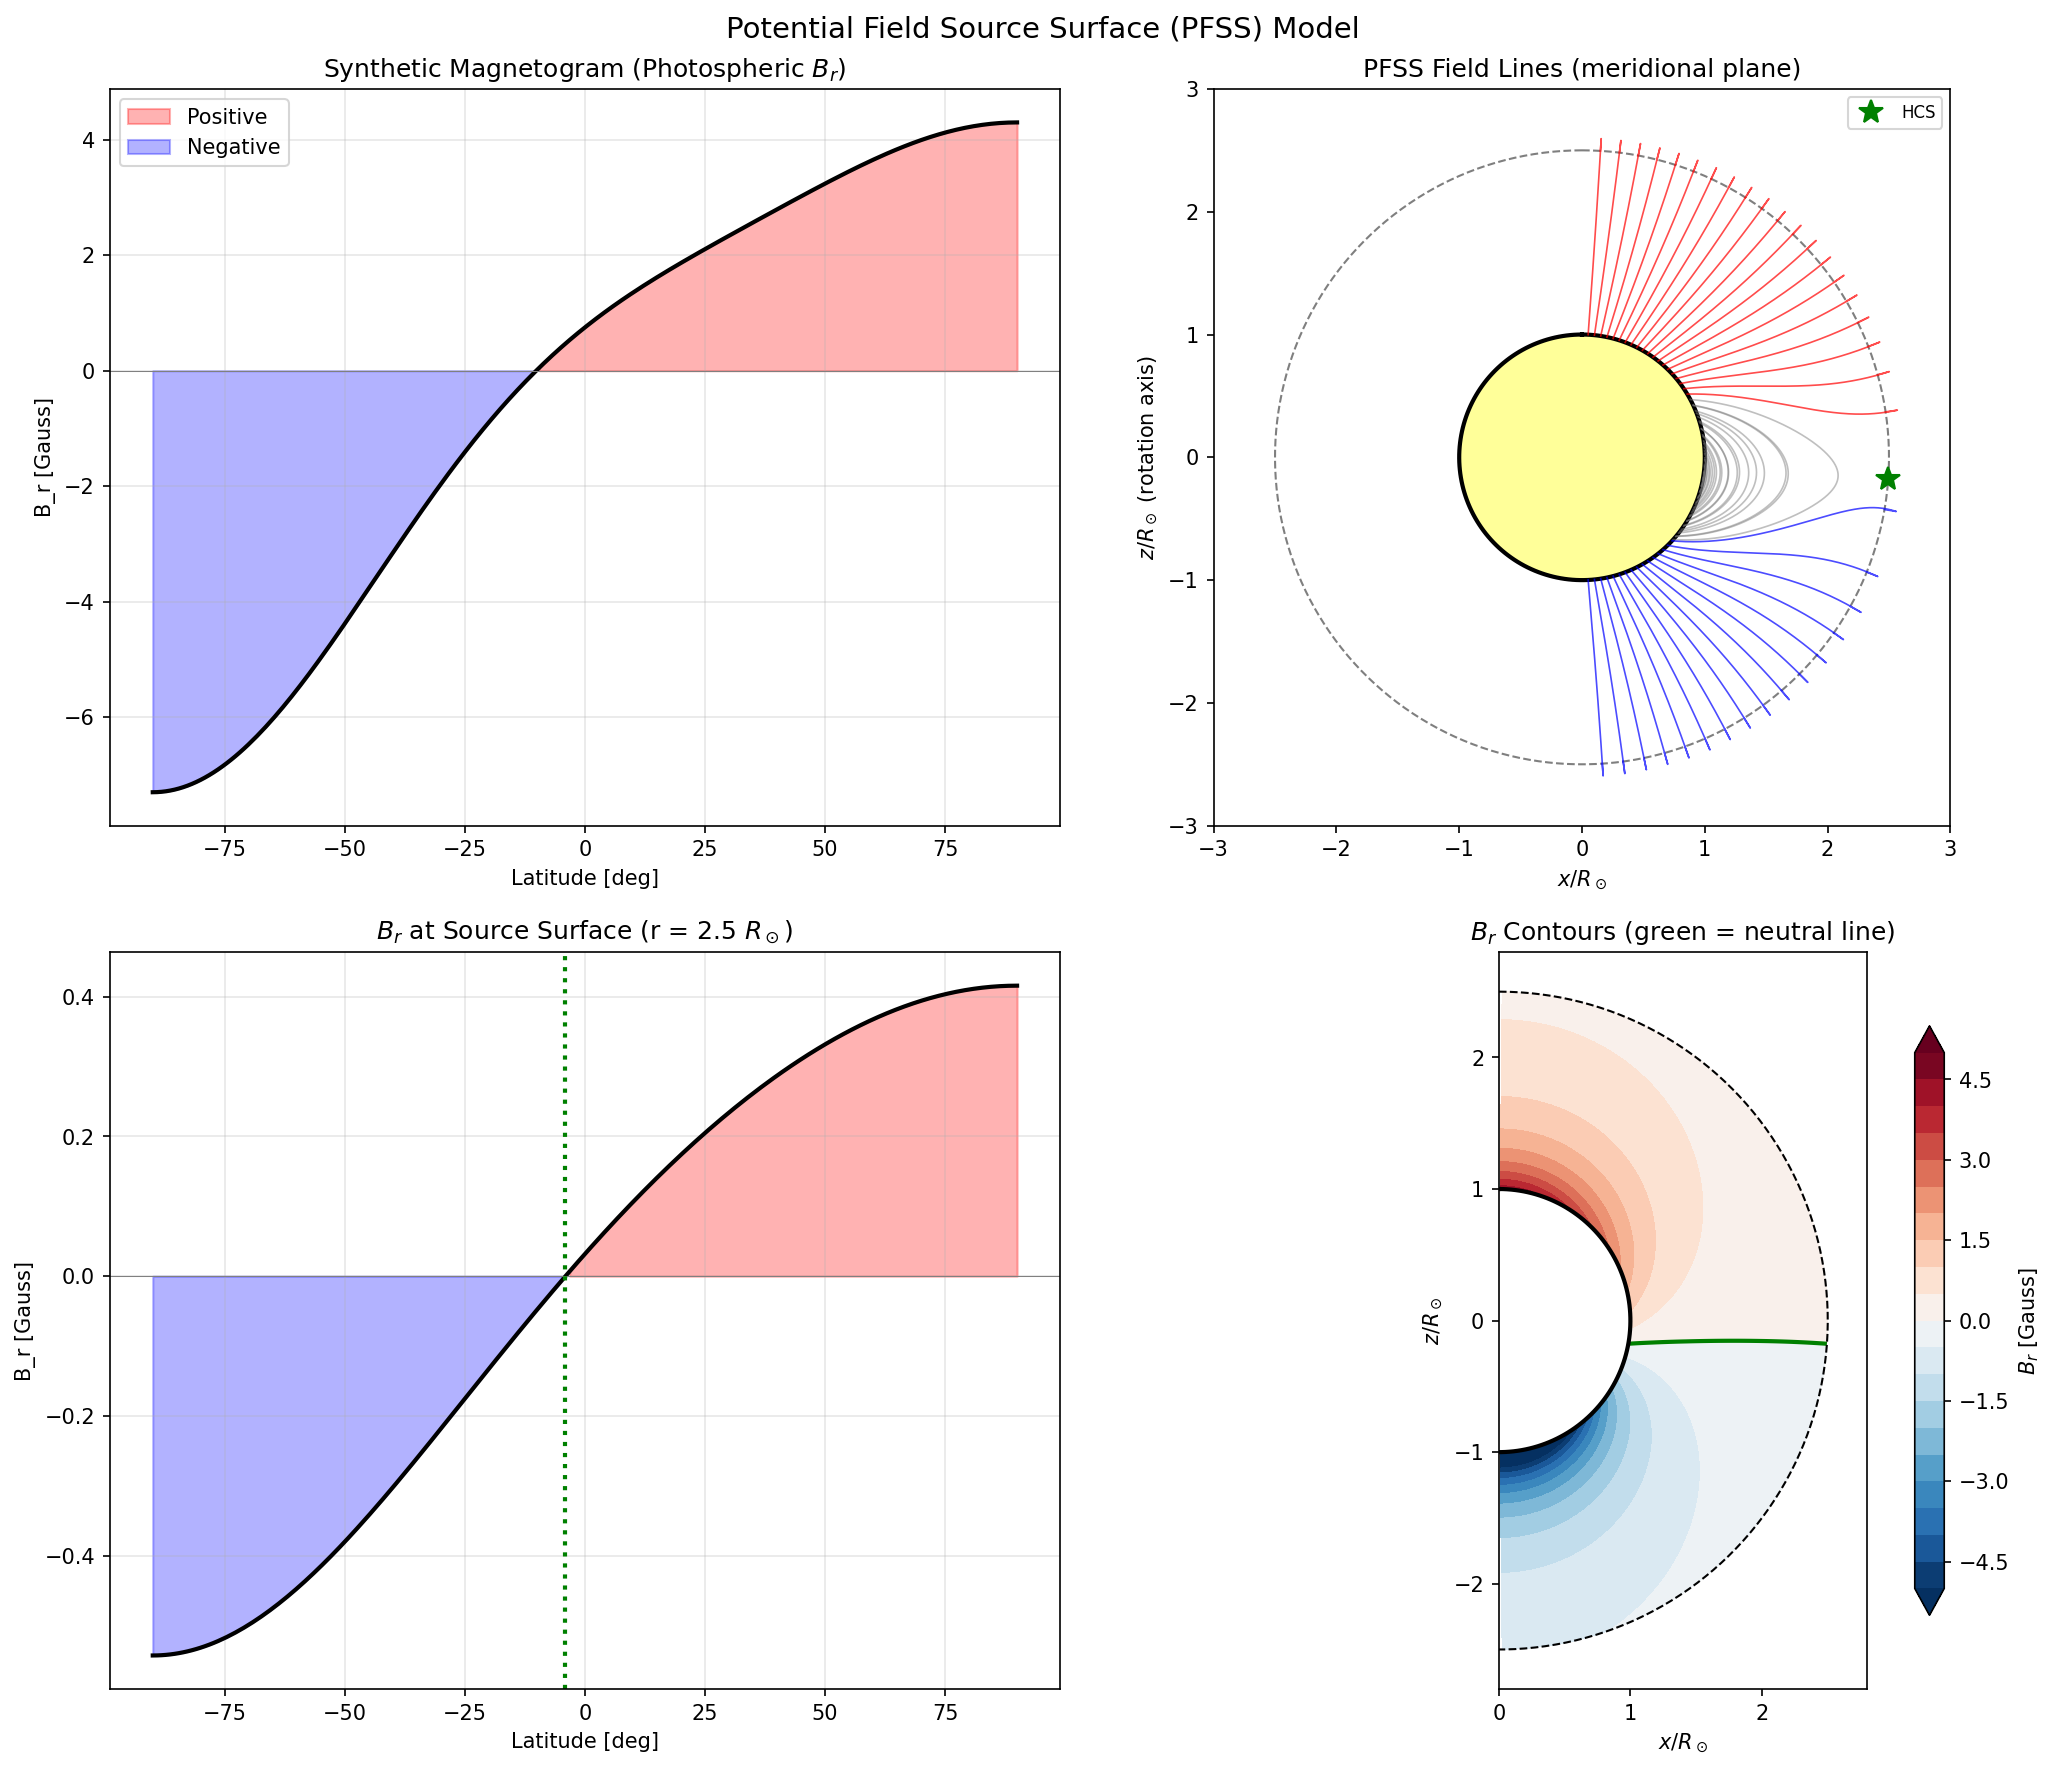

The script that saved this image:
"""
Potential Field Source Surface (PFSS) Extrapolation.

Demonstrates the standard model for coronal magnetic field reconstruction
from photospheric magnetograms. Assumes the corona is current-free
(j = 0, so curl B = 0) between the photosphere and a source surface
where field lines are forced radial.

Key physics:
  - Potential field: B = -grad(Phi), with Laplace equation nabla^2 Phi = 0
  - Spherical shell: R_sun <= r <= R_ss (source surface at 2.5 R_sun)
  - Inner BC: B_r(R_sun) = magnetogram
  - Outer BC: B_theta(R_ss) = 0 (radial field at source surface)
  - Axisymmetric (m=0): expand in Legendre polynomials
  - Open vs closed field lines determine coronal holes and streamers
"""

import numpy as np
from scipy.special import lpmv
from scipy.integrate import solve_ivp
import matplotlib.pyplot as plt

# --- Parameters ---
R_sun = 1.0          # normalize to solar radius
R_ss = 2.5           # source surface radius [R_sun]
l_max = 15           # maximum spherical harmonic degree

# --- Synthetic magnetogram: dipole + quadrupole + octupole ---
# B_r(R_sun, theta) = sum_l g_l * P_l(cos theta)
# g_l are Gauss coefficients in Gauss (1e-4 T)
g_coeffs = np.zeros(l_max + 1)
g_coeffs[1] = 5.0    # dipole: 5 Gauss (dominant, like Sun near minimum)
g_coeffs[2] = -1.5   # quadrupole: -1.5 Gauss (asymmetry)
g_coeffs[3] = 0.8    # octupole: higher-order structure

print("=" * 60)
print("PFSS Model: Potential Field Source Surface Extrapolation")
print(f"  Source surface: R_ss = {R_ss} R_sun")
print(f"  Maximum l: {l_max}")
print(f"  Gauss coefficients: g1={g_coeffs[1]}, g2={g_coeffs[2]}, g3={g_coeffs[3]}")
print("=" * 60)

# --- PFSS solution in spherical coordinates (axisymmetric, m=0) ---
# For each l, the radial function is:
#   Phi_l(r) = A_l * r^l + B_l * r^(-(l+1))
#
# Boundary conditions:
#   B_r(R_sun) = -dPhi/dr|_R = g_l * P_l(cos theta)
#   B_theta(R_ss) = 0 => (1/r) dPhi/dtheta|_R_ss has specific constraint
#
# This gives:
#   A_l = g_l * R^(l+2) * (l+1) / [l * R_ss^(2l+1) + (l+1) * R^(2l+1)]
#     ... actually, we solve the standard PFSS coefficient equations:
#
# B_r(r, theta) = sum_l [c_l(r)] * P_l(cos theta)
# where c_l(r) = g_l * [ (l+1)*(r/R)^(-l-2) + l*(r/R)^(l-1)*(R/R_ss)^(2l+1) ]
#                       / [ l+1 + l*(R/R_ss)^(2l+1) ]

def B_r_pfss(r, theta, g, R=R_sun, Rss=R_ss, lmax=l_max):
    """Compute radial magnetic field B_r at (r, theta) using PFSS."""
    cos_theta = np.cos(theta)
    Br = np.zeros_like(r * theta, dtype=float) if np.ndim(r * theta) > 0 else 0.0
    for l in range(1, lmax + 1):
        if abs(g[l]) < 1e-12:
            continue
        Pl = lpmv(0, l, cos_theta)  # P_l^0(cos theta)
        ratio = (R / Rss) ** (2 * l + 1)
        # Radial coefficient for PFSS
        cl = g[l] * ((l + 1) * (R / r) ** (l + 2) + l * (r / R) ** (l - 1) * ratio) \
             / (l + 1 + l * ratio)
        Br = Br + cl * Pl
    return Br

def B_theta_pfss(r, theta, g, R=R_sun, Rss=R_ss, lmax=l_max):
    """Compute theta-component of B at (r, theta) using PFSS.
    B_theta = -(1/r) * dPhi/dtheta, computed via derivative of Legendre polynomials."""
    cos_theta = np.cos(theta)
    sin_theta = np.sin(theta) + 1e-12  # avoid division by zero
    Bt = np.zeros_like(r * theta, dtype=float) if np.ndim(r * theta) > 0 else 0.0
    for l in range(1, lmax + 1):
        if abs(g[l]) < 1e-12:
            continue
        # dP_l/dtheta = l*cos(theta)*P_l(cos theta)/(sin^2 theta) - l*P_{l-1}/(sin theta)
        # Use recurrence: dP_l/dtheta = -P_l^1(cos theta)
        dPl = -lpmv(1, l, cos_theta)  # = -P_l^1(cos theta)
        ratio = (R / Rss) ** (2 * l + 1)
        # Theta coefficient: from -(1/r)*d(Phi)/d(theta)
        # The sign ensures B_theta = 0 at R_ss
        cl = g[l] * ((R / r) ** (l + 2) - (r / R) ** (l - 1) * ratio) \
             / (l + 1 + l * ratio)
        Bt = Bt + cl * dPl / r
    return Bt

# --- Field line tracing using RK4 ---
def trace_field_line(r0, theta0, g, ds=0.005, max_steps=5000, direction=1):
    """Trace a field line from (r0, theta0) in the meridional plane.
    direction: +1 for outward from positive B_r, -1 for inward."""
    r_path = [r0]
    theta_path = [theta0]
    r, theta = r0, theta0

    for _ in range(max_steps):
        Br = B_r_pfss(r, theta, g)
        Bt = B_theta_pfss(r, theta, g)
        B_mag = np.sqrt(Br**2 + Bt**2) + 1e-15

        # Step in field line direction (ds along B)
        dr = direction * ds * Br / B_mag
        dtheta = direction * ds * Bt / (B_mag * r)

        r_new = r + dr
        theta_new = theta + dtheta

        # Check boundaries
        if r_new < R_sun or r_new > R_ss + 0.1:
            r_path.append(np.clip(r_new, R_sun, R_ss))
            theta_path.append(theta_new)
            break
        if theta_new < 0 or theta_new > np.pi:
            break

        r = r_new
        theta = theta_new
        r_path.append(r)
        theta_path.append(theta)

    return np.array(r_path), np.array(theta_path)

# --- Classify field lines as open or closed ---
print("\nTracing field lines and classifying open/closed...")

# Start points along the photosphere
n_start = 60
theta_starts = np.linspace(0.05, np.pi - 0.05, n_start)
field_lines = []
classifications = []  # 'open_pos', 'open_neg', 'closed'

for th0 in theta_starts:
    Br_surface = B_r_pfss(R_sun, th0, g_coeffs)
    direction = 1 if Br_surface > 0 else -1

    r_path, theta_path = trace_field_line(R_sun, th0, g_coeffs, direction=direction)
    field_lines.append((r_path, theta_path))

    # Classify
    r_end = r_path[-1]
    if r_end >= R_ss - 0.05:
        classifications.append('open_pos' if Br_surface > 0 else 'open_neg')
    else:
        # Closed: trace in opposite direction too
        r_path2, theta_path2 = trace_field_line(R_sun, th0, g_coeffs, direction=-direction)
        r_full = np.concatenate([r_path2[::-1], r_path])
        theta_full = np.concatenate([theta_path2[::-1], theta_path])
        field_lines[-1] = (r_full, theta_full)
        classifications.append('closed')

n_open = sum(1 for c in classifications if 'open' in c)
n_closed = sum(1 for c in classifications if c == 'closed')
print(f"  Open field lines: {n_open}")
print(f"  Closed field lines: {n_closed}")

# --- Find heliospheric current sheet (HCS) ---
# HCS is where B_r = 0 at the source surface
theta_hcs = np.linspace(0.01, np.pi - 0.01, 500)
Br_ss = np.array([B_r_pfss(R_ss, th, g_coeffs) for th in theta_hcs])
# Find zero crossings
hcs_crossings = []
for i in range(len(Br_ss) - 1):
    if Br_ss[i] * Br_ss[i + 1] < 0:
        # Linear interpolation
        theta_cross = theta_hcs[i] - Br_ss[i] * (theta_hcs[i + 1] - theta_hcs[i]) / (Br_ss[i + 1] - Br_ss[i])
        hcs_crossings.append(theta_cross)
        print(f"  HCS crossing at theta = {np.degrees(theta_cross):.1f} deg (colatitude)")

# --- Plotting ---
fig, axes = plt.subplots(2, 2, figsize=(14, 12))
fig.suptitle("Potential Field Source Surface (PFSS) Model", fontsize=14, y=0.98)

# Panel 1: Magnetogram (input B_r at photosphere)
ax = axes[0, 0]
theta_plot = np.linspace(0, np.pi, 200)
Br_photo = np.array([B_r_pfss(R_sun, th, g_coeffs) for th in theta_plot])
lat_plot = 90 - np.degrees(theta_plot)  # convert colatitude to latitude
ax.plot(lat_plot, Br_photo, 'k-', lw=2)
ax.fill_between(lat_plot, 0, Br_photo, where=Br_photo > 0, alpha=0.3, color='red', label='Positive')
ax.fill_between(lat_plot, 0, Br_photo, where=Br_photo < 0, alpha=0.3, color='blue', label='Negative')
ax.axhline(0, color='gray', ls='-', lw=0.5)
ax.set_xlabel("Latitude [deg]")
ax.set_ylabel("B_r [Gauss]")
ax.set_title("Synthetic Magnetogram (Photospheric $B_r$)")
ax.legend()
ax.grid(True, alpha=0.3)

# Panel 2: Field lines in meridional plane
ax = axes[0, 1]
# Draw solar surface
theta_c = np.linspace(0, 2 * np.pi, 200)
ax.fill(R_sun * np.sin(theta_c), R_sun * np.cos(theta_c), color='yellow', alpha=0.4)
ax.plot(R_sun * np.sin(theta_c), R_sun * np.cos(theta_c), 'k-', lw=2)

# Draw source surface
ax.plot(R_ss * np.sin(theta_c), R_ss * np.cos(theta_c), 'k--', lw=1, alpha=0.5)

# Plot field lines
for (r_path, theta_path), cls in zip(field_lines, classifications):
    x = r_path * np.sin(theta_path)
    y = r_path * np.cos(theta_path)
    if cls == 'open_pos':
        ax.plot(x, y, 'r-', lw=0.8, alpha=0.7)
    elif cls == 'open_neg':
        ax.plot(x, y, 'b-', lw=0.8, alpha=0.7)
    else:
        ax.plot(x, y, 'gray', lw=0.8, alpha=0.5)

# Mark HCS at source surface
for theta_cross in hcs_crossings:
    ax.plot(R_ss * np.sin(theta_cross), R_ss * np.cos(theta_cross),
            'g*', markersize=12, zorder=5, label='HCS' if theta_cross == hcs_crossings[0] else '')

ax.set_xlim(-3, 3)
ax.set_ylim(-3, 3)
ax.set_aspect('equal')
ax.set_xlabel(r"$x / R_\odot$")
ax.set_ylabel(r"$z / R_\odot$ (rotation axis)")
ax.set_title("PFSS Field Lines (meridional plane)")
ax.legend(fontsize=8)

# Panel 3: B_r at source surface (determines open flux)
ax = axes[1, 0]
Br_ss_plot = np.array([B_r_pfss(R_ss, th, g_coeffs) for th in theta_plot])
lat = 90 - np.degrees(theta_plot)
ax.plot(lat, Br_ss_plot, 'k-', lw=2)
ax.fill_between(lat, 0, Br_ss_plot, where=Br_ss_plot > 0, alpha=0.3, color='red')
ax.fill_between(lat, 0, Br_ss_plot, where=Br_ss_plot < 0, alpha=0.3, color='blue')
ax.axhline(0, color='gray', ls='-', lw=0.5)
for theta_cross in hcs_crossings:
    ax.axvline(90 - np.degrees(theta_cross), color='green', ls=':', lw=2, label='HCS')
ax.set_xlabel("Latitude [deg]")
ax.set_ylabel("B_r [Gauss]")
ax.set_title("$B_r$ at Source Surface (r = 2.5 $R_\\odot$)")
ax.grid(True, alpha=0.3)

# Panel 4: B_r contour map in r-theta plane
ax = axes[1, 1]
r_grid = np.linspace(R_sun, R_ss, 100)
theta_grid = np.linspace(0.01, np.pi - 0.01, 100)
R_GRID, TH_GRID = np.meshgrid(r_grid, theta_grid)

# Compute B_r on the grid
Br_grid = np.zeros_like(R_GRID)
for i in range(R_GRID.shape[0]):
    for j in range(R_GRID.shape[1]):
        Br_grid[i, j] = B_r_pfss(R_GRID[i, j], TH_GRID[i, j], g_coeffs)

# Convert to Cartesian for display
X_GRID = R_GRID * np.sin(TH_GRID)
Y_GRID = R_GRID * np.cos(TH_GRID)

levels = np.linspace(-5, 5, 21)
cf = ax.contourf(X_GRID, Y_GRID, Br_grid, levels=levels, cmap='RdBu_r', extend='both')
ax.contour(X_GRID, Y_GRID, Br_grid, levels=[0], colors='green', linewidths=2)
plt.colorbar(cf, ax=ax, label='$B_r$ [Gauss]', shrink=0.8)

# Draw boundaries
ax.plot(R_sun * np.sin(theta_c), R_sun * np.cos(theta_c), 'k-', lw=2)
ax.plot(R_ss * np.sin(theta_c), R_ss * np.cos(theta_c), 'k--', lw=1)
ax.set_xlim(0, 2.8)
ax.set_ylim(-2.8, 2.8)
ax.set_aspect('equal')
ax.set_xlabel(r"$x / R_\odot$")
ax.set_ylabel(r"$z / R_\odot$")
ax.set_title("$B_r$ Contours (green = neutral line)")

plt.tight_layout()
plt.savefig("/opt/projects/01_Personal/03_Study/examples/Solar_Physics/06_pfss_model.png",
            dpi=150, bbox_inches='tight')
plt.show()

print("\nPlot saved: 06_pfss_model.png")
